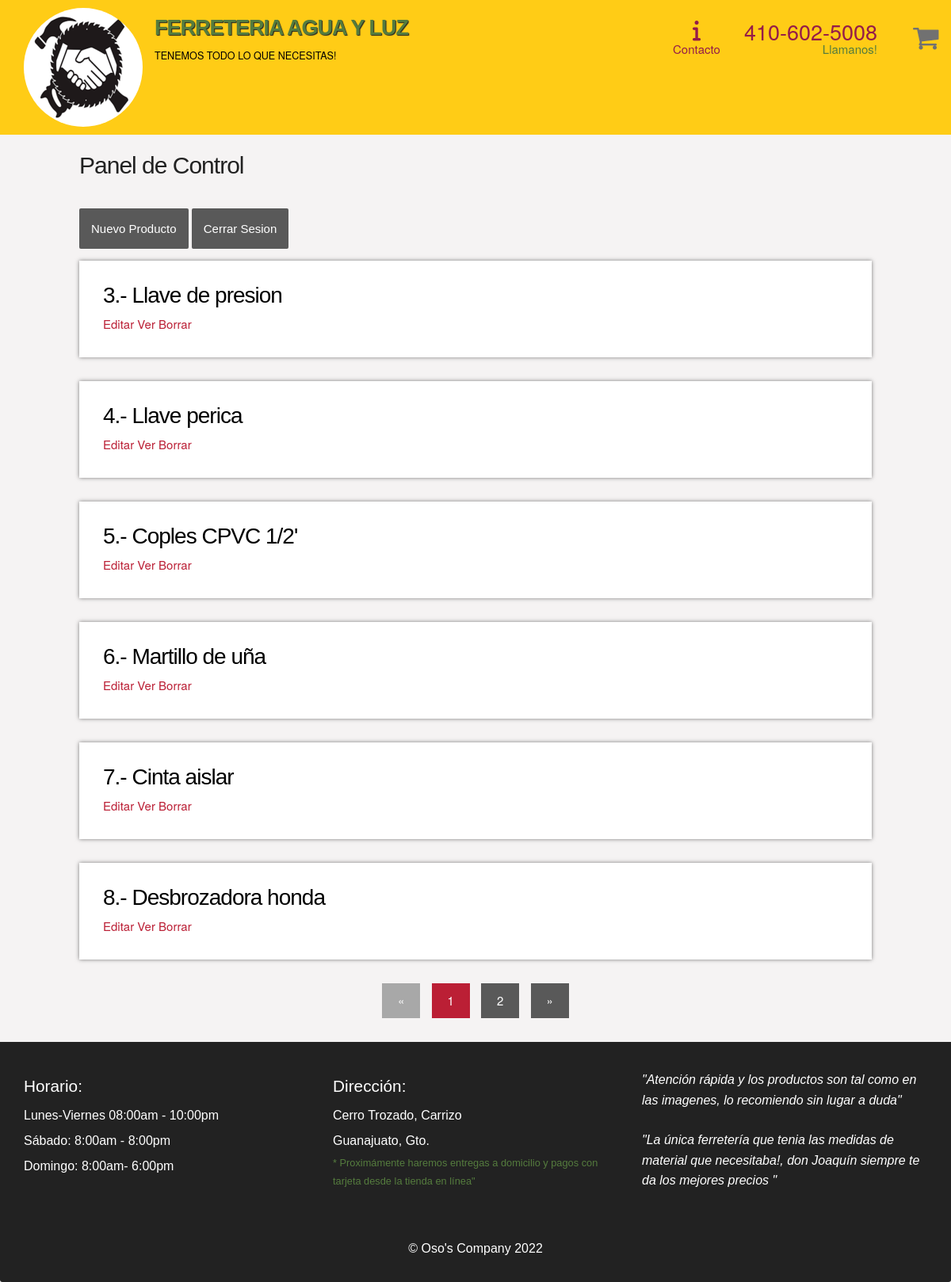
Page /admin (signed in) on the committed database.
### tables this page shows
CREATE TABLE `productos` (
  `id` int(11) NOT NULL,
  `Nombre` varchar(50) NOT NULL,
  `Marca` varchar(50) NOT NULL,
  `Unidades` int(11) NOT NULL,
  `Codigo_barras` int(11) NOT NULL,
  `Precio_Compra` float NOT NULL,
  `Precio_venta` float NOT NULL,
  `Foto` varchar(100) NOT NULL
);

### admin/index.php (called while the page is built, shortened)
<?php session_start();
require 'config.php';
require '../functions.php';
$conexion = conexion($bd_config);
$productos = obtener_producto($blog_config['producto_por_pagina'], $conexion);
require '../views/admin_index.view.php';
?>

### admin/config.php (called while the page is built, shortened)
<?php
$blog_config = array(
	'producto_por_pagina'=> '6',
	'carpeta_imagenes' => 'imagenes/'
);
?>

### functions.php (called while the page is built, shortened)
<?php
function pagina_actual(){
	return isset($_GET['p']) ? (int)$_GET['p']: 1;
}
function obtener_producto($producto_por_pagina, $conexion){
	$inicio = (pagina_actual() > 1) ? (pagina_actual() * $producto_por_pagina - $producto_por_pagina) : 0;
	$sentencia = $conexion->prepare("SELECT SQL_CALC_FOUND_ROWS * FROM productos LIMIT {$inicio}, {$producto_por_pagina}");
	$sentencia->execute();
	return $sentencia->fetchAll();
}
function numero_paginas($productos_por_pagina, $conexion){
	$total_prod = $conexion->prepare('SELECT FOUND_ROWS() as total');
	$total_prod->execute();
	$total_prod = $total_prod->fetch()['total'];
	$numero_paginas = ceil($total_prod / $productos_por_pagina);
	return $numero_paginas;
}
?>

### views/admin_index.view.php (the view, shortened to what this page needs)
<?php require 'header.php' ?>
 <link rel="stylesheet" href="<?php echo RUTA; ?>css/skeleton.css">
    <link rel="stylesheet" href="<?php echo RUTA; ?>css/custom.css">
<div class="contenedor">
	<h2>Panel de Control</h2>
	<a href="nuevo.php" class="btn">Nuevo Producto</a>
	<a href="cerrar.php" class="btn">Cerrar Sesion</a>
	<?php foreach($productos as $producto): ?>
	<section class="post">
		<article>
			<h2 class="titulo"><?php echo $producto['id'] . '.- ' . $producto['Nombre']; ?></h2>
			<a href="editar.php?id=<?php echo $producto['id']; ?>">Editar</a>
			<a href="../single.php?id=<?php echo $producto['id']; ?>">Ver</a>
			<a href="borrar.php?id=<?php echo $producto['id']; ?>">Borrar</a>
		</article>
	</section>
	<?php endforeach; ?>
</div>
<section class="paginacion">
	<ul>
		<?php $numero_paginas=numero_paginas($blog_config['producto_por_pagina'],$conexion); ?>
<?php if(pagina_actual()===1): ?>
	<li class="disabled">&laquo;</li>
	<?php else: ?>
		<li ><a href="index.php?p=<?php  echo pagina_actual()-1 ?>">&laquo;</a></li>
		<?php endif; ?>
		<?php for($i=1; $i<=$numero_paginas; $i++): ?>
			<?php if(pagina_actual()===$i): ?>
				<li class="active">
					<?php echo  $i; ?>
				</li>
				<?php else: ?>
				<li><a href="index.php?p=<?php echo $i ?>"><?php echo $i; ?></a></li>
			<?php endif; ?>
		<?php endfor; ?>
		<?php if(pagina_actual()==$numero_paginas): ?>
				<li class="disabled">&raquo;</li>
			<?php else: ?>
		<li><a href="index.php?p=<?php echo pagina_actual()+1; ?>">&raquo;</a></li>
	<?php endif; ?>
	</ul>
</section>
<?php require '../views/footer.php'; ?>

### css/skeleton.css (style rules this page uses)
.contenedor { position: relative; width: 100%; max-width: 960px; margin: 0 auto; padding: 0 20px; box-sizing: border-box; }
@media (min-width: 400px) { .contenedor { width: 85%; padding: 0; } }
.contenedor { width: 80%; }
h1, h2, h3, h4, h5, h6 { margin-top: 0; margin-bottom: 2rem; font-weight: 300; }
h2 { font-size: 3.6rem; line-height: 1.25; letter-spacing: -.1rem; }
@media (min-width: 550px) { h2 { font-size: 4.2rem; } }
a { color: #1EAEDB; }
ul { list-style: circle inside; }
ol, ul { padding-left: 0; margin-top: 0; }
li { margin-bottom: 1rem; }
pre, blockquote, dl, figure, table, p, ul, ol, form { margin-bottom: 2.5rem; }
.contenedor:after, .row:after, .u-cf { content: ""; display: table; clear: both; }

### css/custom.css (style rules this page uses)
h2 { font-size: 3rem; }
ul { list-style: none; }
.paginacion { margin-bottom: 30px; }
.paginacion ul { list-style: none; text-align: center; }
.paginacion ul li { display: inline-block; margin:0 5px; color:#fff; }
.paginacion ul li a { display: block; padding:10px 20px; background: #595959; color:#fff; }
.paginacion ul .active { background: #BB1F35; padding:10px 20px; }
.paginacion ul .disabled { background: #a8a8a8; padding:10px 20px; cursor: not-allowed; }

### views/admin_index.view.php (style rules this page uses)
.contenedor { max-width: 1000px; width: 90%; margin: auto; }
h1, h2, h3, h4, h5, h6 { font-family: "Oswald", Arial, Sans-serif; font-weight: normal; }
.post { width: 100%; background: #fff; box-shadow: 0px 0px 5px rgba(0,0,0, .5); margin-bottom: 30px; padding: 30px; color:black; }
.post article .titulo { font-family: "Oswald", Arial, Sans-serif; font-size: 28px; font-weight: normal; line-height: 28px; margin-bottom: 10px; }
.btn { padding: 15px; display: inline-block; margin: 15px 0; background: #595959; color:#fff; font-size: 1em; font-family: Arial, sans-serif, helvetica; border-radius: 2px; border:none; }
a { text-decoration: none; color: #BB1F35; }

### rows in the picture
productos: id "3", Nombre "Llave de presion"
productos: id "4", Nombre "Llave perica"
productos: id "5", Nombre "Coples CPVC 1/2'"
productos: id "6", Nombre "Martillo de uña"
productos: id "7", Nombre "Cinta aislar"
productos: id "8", Nombre "Desbrozadora honda"
